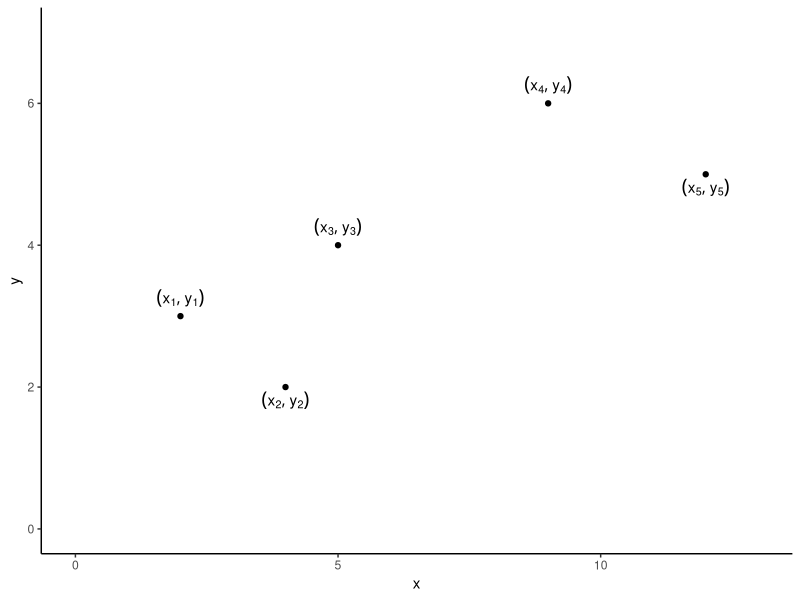
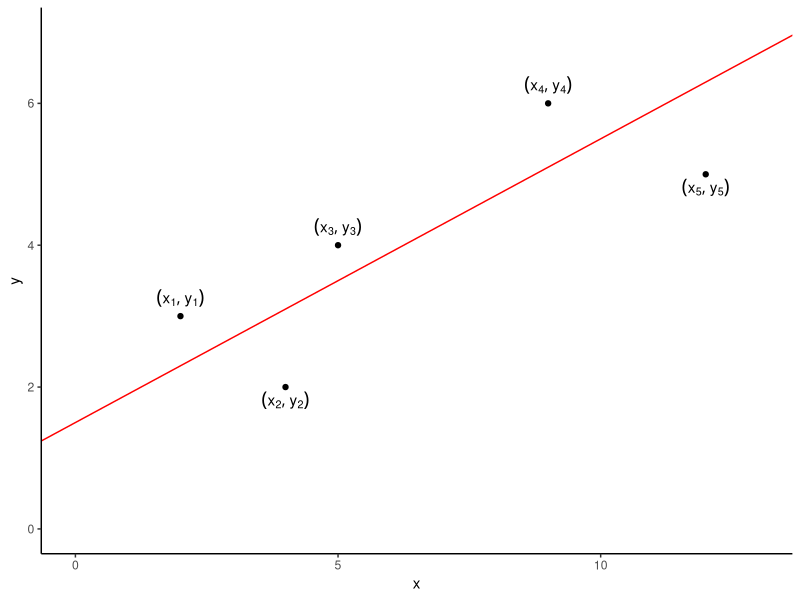
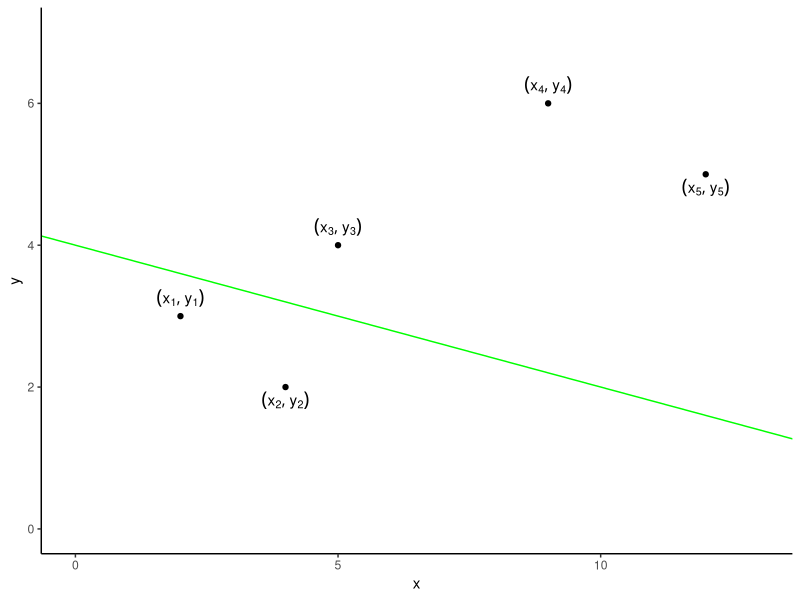
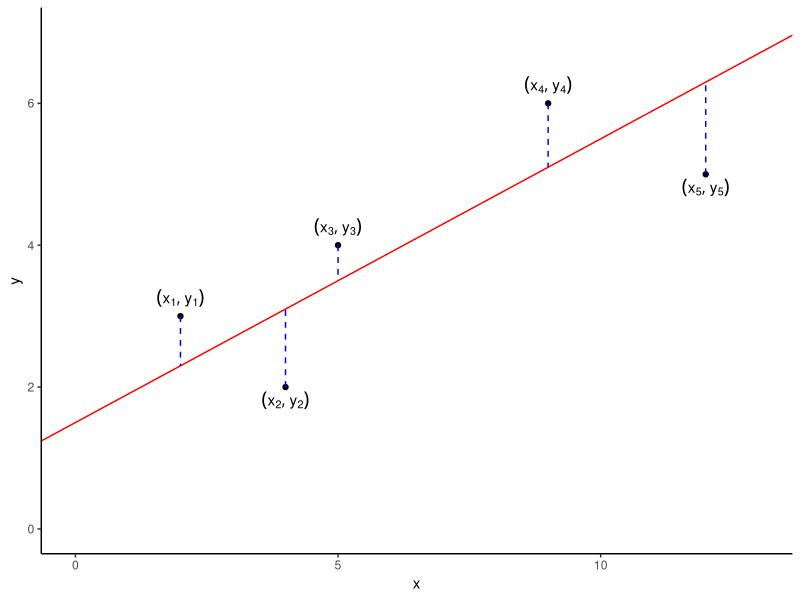
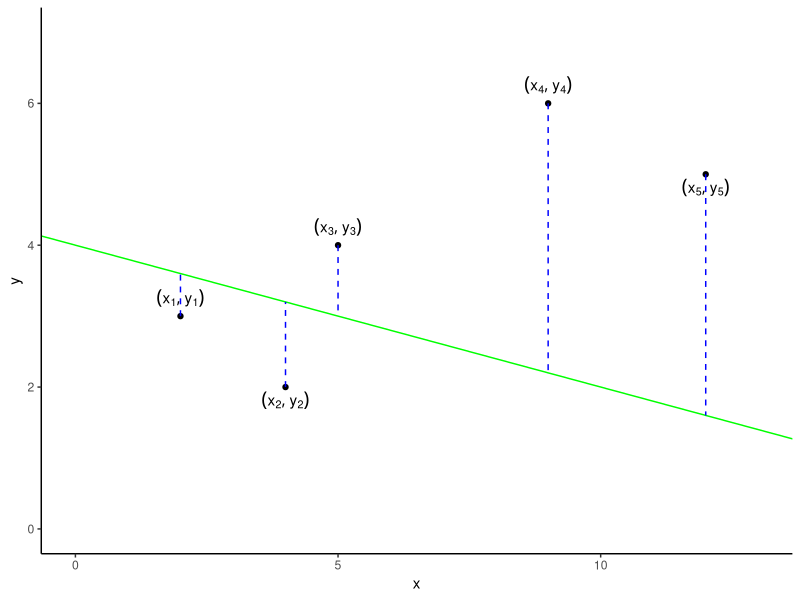
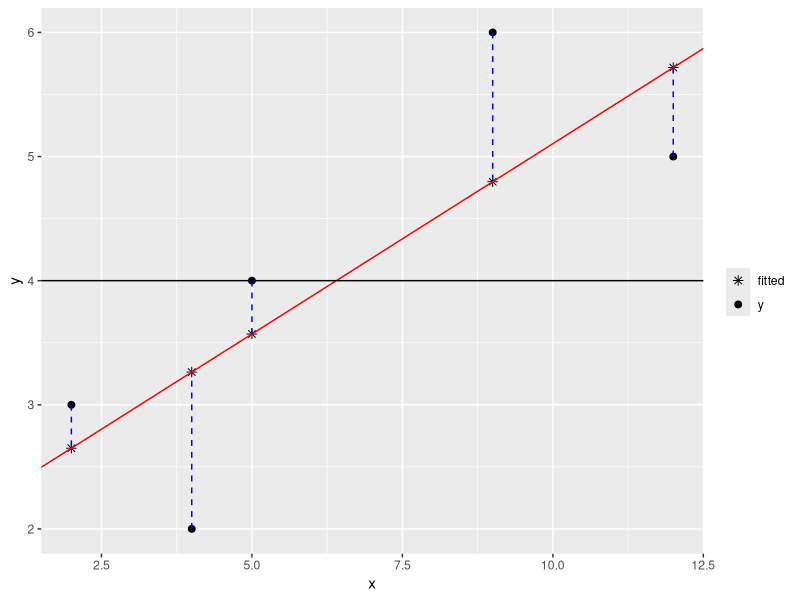
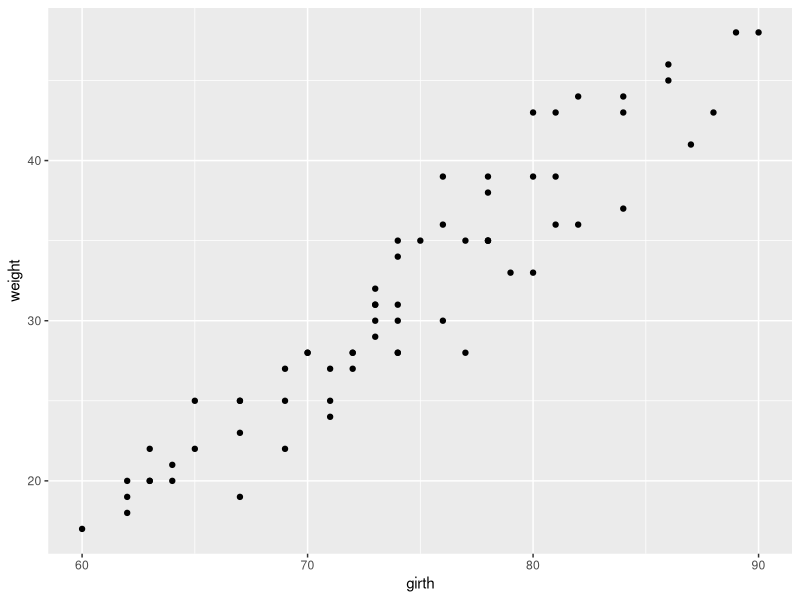
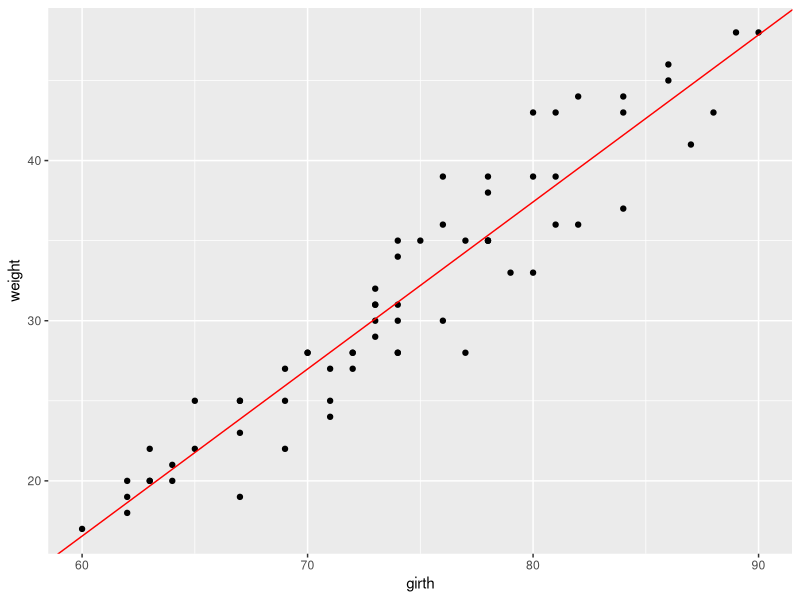

Recreate these plots in R, in order.
## ---- chunk 1
library(tidyverse) 
library(gridExtra)
library(knitr) 
opts_chunk$set(
  tidy = FALSE,
  cache = FALSE,
  echo = TRUE,
  warning = FALSE,
  message = FALSE,
  dpi = 300,
  fig.align = "center",
  fig.width = 4,
  fig.height = 4
  )
filter <- dplyr::filter
options(width = 70) # controls console (and slide) output width
## ---- chunk 2
x <- c(2, 4, 5, 9, 12); y <- c(3, 2, 4, 6, 5)
## ---- chunk 3
label_x <- paste0("x[", 1:5, "]"); label_y <- paste0("y[", 1:5, "]")
label <- paste0("phantom()(", label_x, ", ", label_y, ")")
df <- data.frame(x, y)
g0 <- ggplot(df, aes(x, y)) +
  xlim(c(0, 13)) +
  ylim(c(0, 7)) +
  geom_point() +
  geom_text(label = label, hjust = 0.5, vjust = 0.5*c(-1, 2.5, -1, -1, 2.5), parse = TRUE) + 
  theme_bw() +
  theme_classic()
print(g0)
## ---- chunk 4
a <- 1.5; b <- 0.4
g1 <- g0 + geom_abline(intercept = a, slope = b, color = "red")
print(g1)
## ---- chunk 5
a <- 4; b <- -0.2
g2 <- g0 + geom_abline(intercept = a, slope = b, color = "green")
print(g2)
## ---- chunk 6
a <- 1.5; b <- 0.4
g3 <- g0 + geom_abline(intercept = a, slope = b, color = "red") +
  geom_segment(x = x, xend = x, y = y, yend = a + b*x, color = "blue", lty = "dashed")
print(g3)
## ---- chunk 7
a <- 4; b <- -0.2
g4 <- g0 + geom_abline(intercept = a, slope = b, color = "green") +
  geom_segment(x = x, xend = x, y = y, yend = a + b*x, color = "blue", lty = "dashed")
print(g4)
## ---- chunk 8
fit <- lm(y ~ x)
summary(fit)
## ---- chunk 9
beta0 <- 2.0368; beta1 <- 0.3067

df <- data.frame(x = x, y = y, fitted = beta0 + beta1*x)

df_long <- df %>%
  gather(key = y_type, value = height, -x)

ggplot() + 
  geom_point(data = df_long, aes(x, height, shape = y_type), size = 2) +
  geom_abline(intercept = beta0, slope = beta1, color = "red") +
  geom_hline(yintercept = mean(y)) +
  scale_shape_manual(values = c("y" = 19, "fitted" = 8)) +
  labs(shape = "", y = "y") +
  geom_segment(data = df, x = x, xend = x, y = y, yend = beta0 + beta1*x,
               color = "blue", lty = "dashed")
## ---- chunk 10
names(fit)
## ---- chunk 11
fit$coefficients #<<
beta0 <- fit$coefficients[1]; beta1 <- fit$coefficients[2]
beta0
beta1
## ---- chunk 12
fitted_values <- beta0 + beta1*x
fitted_values
## ---- chunk 13
fit$fitted.values #<<
## ---- chunk 14
residuals <- y - fitted_values
residuals
## ---- chunk 15
fit$residuals #<<
## ---- chunk 16
rss <- sum(fit$residuals^2)
rss
## ---- chunk 17
ssreg <- sum((fit$fitted.values-mean(y))^2)
ssreg
## ---- chunk 18
tss <- sum((y-mean(y))^2)
tss
## ---- chunk 19
rss + ssreg
tss
## ---- chunk 20
r2 <- ssreg/tss
r2
## ---- chunk 21
names(summary(fit))
## ---- chunk 22
summary(fit)$r.squared
## ---- chunk 23
sqrt(rss/(length(x)-2))
## ---- chunk 24
summary(fit)$sigma
## ---- chunk 25
sheep <- read.table("sheep.tsv", header = T, sep = "\t") 
dim(sheep)
## ---- chunk 26
head(sheep)
## ---- chunk 27
ggplot(sheep, aes(girth, weight)) +
  geom_point()
## ---- chunk 28
fit <- lm(sheep$weight ~ sheep$girth) 
# or fit <- lm(weight ~ girth, data = sheep)
## ---- chunk 29
fit$coefficients
## ---- chunk 30
beta0 <- fit$coefficients[1]; beta1 <- fit$coefficients[2]
beta0; beta1
## ---- chunk 31
ggplot(sheep, aes(girth, weight)) +
  geom_point() +
  geom_abline(intercept = beta0, slope = beta1, color = "red")
## ---- chunk 32
rss <- sum((fit$residuals)^2)
rss
## ---- chunk 33
ssreg <- sum((fit$fitted.values - mean(sheep$weight))^2)
ssreg
## ---- chunk 34
tss <- rss + ssreg
# or tss <- sum((sheep$weight - mean(sheep$weight))^2)
tss
## ---- chunk 35
r2 <- ssreg/tss; print(r2)
# or alternatively
summary(fit)$r.squared
## ---- chunk 36
sqrt(rss/(length(sheep$girth)-2))
summary(fit)$sigma # alternatively 
## ---- chunk 37
fit$coefficients
## ---- chunk 38
confint(fit) #<<
## ---- chunk 39
summary(fit)$coefficients
## ---- chunk 40
donkey <- read.table("donkey.tsv", header = T, sep = "\t") 
dim(donkey)
head(donkey)
## ---- chunk 41
ggplot(donkey, aes(Length, Bodywt)) + geom_point()
## ---- chunk 42
fit_Length <- lm(Bodywt ~ Length, data = donkey)
summary(fit_Length)
## ---- chunk 43
ggplot(donkey, aes(Length, Bodywt)) + geom_point() +
  geom_smooth(method = "lm", se = F)
## ---- chunk 44
ggplot(donkey, aes(Height, Bodywt)) + geom_point()
## ---- chunk 45
fit_Height <- lm(Bodywt ~ Height, data = donkey)
summary(fit_Height)
## ---- chunk 46
ggplot(donkey, aes(Height, Bodywt)) + geom_point() +
  geom_smooth(method = "lm", se = F)
## ---- chunk 47
fit <- lm(Bodywt ~ Length + Heartgirth + Height, data = donkey)
summary(fit)$coefficients
